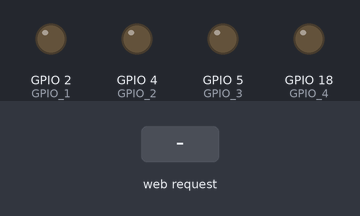
This program was run on a simulated ESP32. Parts: output pins drawn as LEDs (lit = HIGH). The test bench sets the inputs (shaded band). WiFi joins after 1.5 s; servers stay silent unless stated; what the program prints to the serial monitor is not drawn.

Above: at 2.7 s.
2.8 s: HTTP request GET /GPIO=1 received
At 4.0 s:
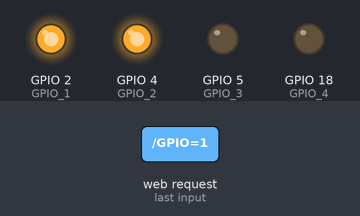
4.3 s: HTTP request GET /GPIO=2 received
At 5.2 s:
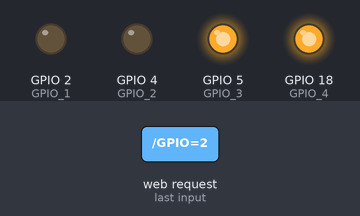
5.8 s: HTTP request GET /GPIO=0 received
At 6.4 s:
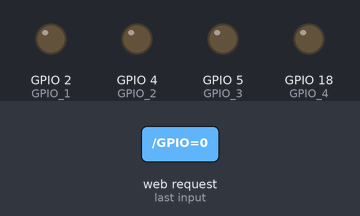
Timing chart, 0 to 8.8 s (numbered marks = the images above; inputs shaded):
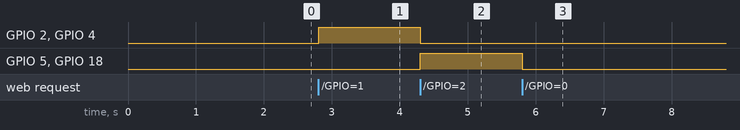

Measured:
- after the input at 2.8 s, GPIO 2 (GPIO_1), GPIO 4 (GPIO_2): LOW → HIGH at once
- after the input at 4.3 s, GPIO 2 (GPIO_1), GPIO 4 (GPIO_2): HIGH → LOW at once; GPIO 5 (GPIO_3), GPIO 18 (GPIO_4): LOW → HIGH at once
- after the input at 5.8 s, GPIO 5 (GPIO_3), GPIO 18 (GPIO_4): HIGH → LOW at once

The program:

main.cpp
```cpp
#include <WiFi.h>

// Replace with your WiFi credentials
const char* ssid = "1";       // Your WiFi SSID
const char* password = ""; // Your WiFi password

WiFiServer server(80); // Create a web server on port 80

// Define GPIO pins
#define GPIO_1 2
#define GPIO_2 4
#define GPIO_3 5
#define GPIO_4 18

void setup() {
  Serial.begin(115200);

  // Connect to WiFi
  WiFi.begin(ssid, password);
  Serial.print("Connecting to WiFi...");
  while (WiFi.status() != WL_CONNECTED) {
    delay(500);
    Serial.print(".");
  }

  Serial.println("\nConnected to WiFi!");
  Serial.print("IP Address: ");
  Serial.println(WiFi.localIP());

  // Start the server
  server.begin();
  Serial.println("Server started.");

  // Initialize GPIO pins
  pinMode(GPIO_1, OUTPUT);
  pinMode(GPIO_2, OUTPUT);
  pinMode(GPIO_3, OUTPUT);
  pinMode(GPIO_4, OUTPUT);

  // Ensure all pins are LOW initially
  digitalWrite(GPIO_1, LOW);
  digitalWrite(GPIO_2, LOW);
  digitalWrite(GPIO_3, LOW);
  digitalWrite(GPIO_4, LOW);
}

void controlGPIO(int option) {
  // Reset all pins to LOW
  digitalWrite(GPIO_1, LOW);
  digitalWrite(GPIO_2, LOW);
  digitalWrite(GPIO_3, LOW);
  digitalWrite(GPIO_4, LOW);

  // Set pins based on option
  if (option == 1) {
    digitalWrite(GPIO_1, HIGH);
    digitalWrite(GPIO_2, HIGH);
  } else if (option == 2) {
    digitalWrite(GPIO_3, HIGH);
    digitalWrite(GPIO_4, HIGH);
  }
}

void loop() {
  // Check if a client is connected
  WiFiClient client = server.available();
  if (client) {
    Serial.println("New client connected.");
    String request = "";

    // Read the client request
    while (client.connected()) {
      if (client.available()) {
        char c = client.read();
        request += c;

        // Break out of loop once the request ends
        if (request.endsWith("\r\n\r\n")) break;
      }
    }

    // Debug: Print the request to the Serial Monitor
    Serial.println(request);

    // Parse the request for GPIO control
    if (request.indexOf("/GPIO=1") != -1) {
      controlGPIO(1); // Activate GPIO_1 and GPIO_2
      Serial.println("GPIO_1 and GPIO_2 HIGH");
    } else if (request.indexOf("/GPIO=2") != -1) {
      controlGPIO(2); // Activate GPIO_3 and GPIO_4
      Serial.println("GPIO_3 and GPIO_4 HIGH");
    } else if (request.indexOf("/GPIO=0") != -1) {
      controlGPIO(0); // Set all GPIOs to LOW
      Serial.println("All GPIOs LOW");
    }

    // Send an HTTP response to the client
    client.println("HTTP/1.1 200 OK");
    client.println("Content-Type: text/html");
    client.println("Connection: close");
    client.println();
    client.println("<!DOCTYPE HTML>");
    client.println("<html>");
    client.println("<h1>ESP32 GPIO Control</h1>");
    client.println("<p><a href=\"/GPIO=1\">Set GPIO_1 & GPIO_2 HIGH</a></p>");
    client.println("<p><a href=\"/GPIO=2\">Set GPIO_3 & GPIO_4 HIGH</a></p>");
    client.println("<p><a href=\"/GPIO=0\">Set All GPIOs LOW</a></p>");
    client.println("</html>");

    // Close the connection
    client.stop();
    Serial.println("Client disconnected.");
  }
}
```
